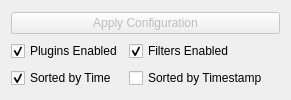
      <widget class="QFrame" name="enableConfigFrame">
       <property name="frameShape">
        <enum>QFrame::NoFrame</enum>
       </property>
       <property name="frameShadow">
        <enum>QFrame::Plain</enum>
       </property>
       <layout class="QGridLayout" name="gridLayout">
        <item row="2" column="1">
         <widget class="QCheckBox" name="filtersEnabled">
          <property name="text">
           <string>Filters Enabled</string>
          </property>
          <property name="checked">
           <bool>true</bool>
          </property>
         </widget>
        </item>
        <item row="2" column="0">
         <widget class="QCheckBox" name="pluginsEnabled">
          <property name="text">
           <string>Plugins Enabled</string>
          </property>
          <property name="checked">
           <bool>true</bool>
          </property>
         </widget>
        </item>
        <item row="0" column="0" colspan="4">
         <widget class="QPushButton" name="applyConfig">
          <property name="enabled">
           <bool>false</bool>
          </property>
          <property name="text">
           <string>Apply Configuration</string>
          </property>
          <property name="icon">
           <iconset resource="resource.qrc">
            <normaloff>:/toolbar/png/weather-storm.png</normaloff>
            <disabledoff>:/toolbar/png/weather-clear.png</disabledoff>:/toolbar/png/weather-storm.png</iconset>
          </property>
         </widget>
        </item>
        <item row="3" column="0">
         <widget class="QCheckBox" name="checkBoxSortByTime">
          <property name="text">
           <string>Sorted by Time</string>
          </property>
          <property name="checked">
           <bool>true</bool>
          </property>
         </widget>
        </item>
        <item row="3" column="1">
         <widget class="QCheckBox" name="checkBoxSortByTimestamp">
          <property name="enabled">
           <bool>true</bool>
          </property>
          <property name="text">
           <string>Sorted by Timestamp</string>
          </property>
         </widget>
        </item>
       </layout>
      </widget>
